Frame 1 (no input): blank canvas, image omitted
Frame 60 (the mouse pressed at the canvas centre just before this capture): blank canvas, image omitted
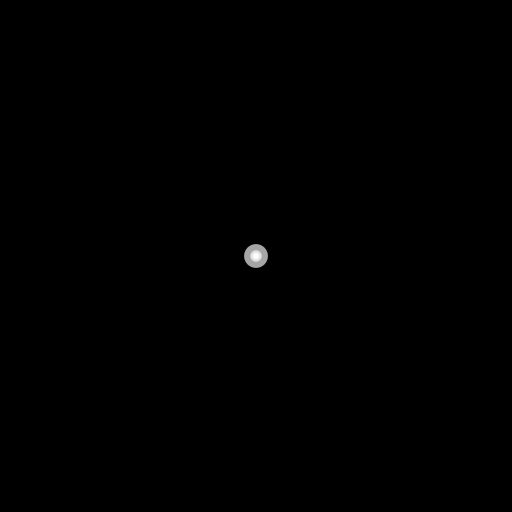
Frame 120 (the mouse held since frame 60 and released just before this capture)

The Processing sketch whose frames 1 and 60 were blank and that drew this single picture after the mouse press (run headless with seeded random() and noise(); from frame 60 on, the mouse is pressed at the canvas centre):

// Processing sketch: processing_99013
// ── processing_99013.pde

int num = 50;
int[] x = new int[num];
int[] y = new int[num];
int indexPosition = 0;

void setup(){
  size(512,512);
  noStroke();
  smooth();
  fill(255,104);
}

void draw() {
  background(0);
  x[indexPosition] = mouseX;
  y[indexPosition] = mouseY;
  
  indexPosition = (indexPosition + 1) % num;
  
  for (int i = 0; i < num; i++) {
    int pos = (indexPosition + i) % num;
    
    float radius = (num-i) / 2.0;
    
    ellipse(x[pos],y[pos],radius/(i/2),radius/(i/2));
  }
}
